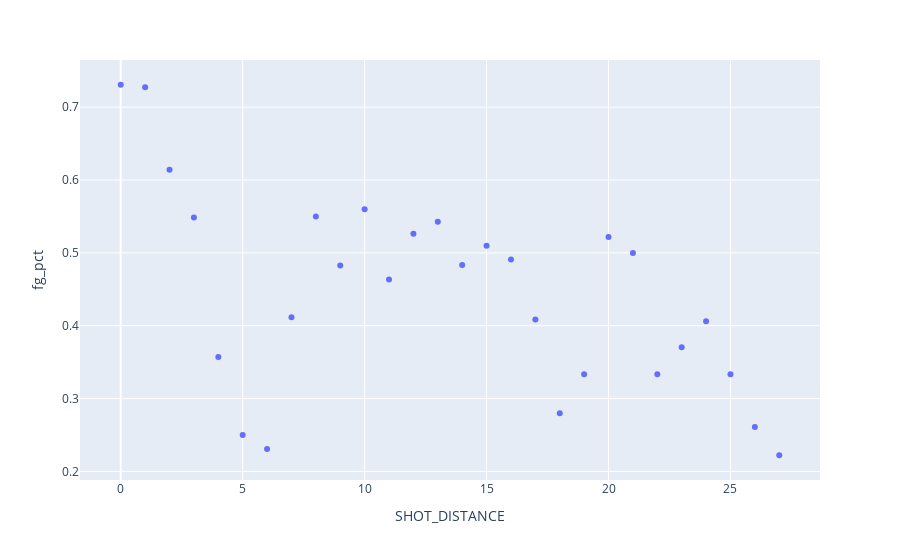

Notebook code for this chart:
### Code cell
fig = px.scatter(y, x="SHOT_DISTANCE", y="fg_pct")
fig.show()

### Figure 1 — Plotly figure (JSON) as saved in the notebook; plotly's stock layout.template omitted (floating-point values rounded to 4 significant figures)
{"data": [{"hovertemplate": "SHOT_DISTANCE=%{x}<br>fg_pct=%{y}<extra></extra>", "legendgroup": "", "marker": {"color": "#636efa", "symbol": "circle"}, "mode": "markers", "name": "", "orientation": "v", "showlegend": false, "type": "scatter", "x": [0, 1, 2, 3, 4, 5, 6, 7, 8, 9, 10, 11, 12, 13, 14, 15, 16, 17, 18, 19, 20, 21, 22, 23, 24, 25, 26, 27], "xaxis": "x", "y": [0.7308, 0.7273, 0.614, 0.5484, 0.3571, 0.25, 0.2308, 0.4118, 0.55, 0.4828, 0.56, 0.4634, 0.5263, 0.5429, 0.4833, 0.5098, 0.4909, 0.4085, 0.28, 0.3333, 0.5217, 0.5, 0.3333, 0.3704, 0.4062, 0.3333, 0.2609, 0.2222], "yaxis": "y"}], "layout": {"legend": {"tracegroupgap": 0}, "margin": {"t": 60}, "xaxis": {"anchor": "y", "domain": [0, 1], "title": {"text": "SHOT_DISTANCE"}}, "yaxis": {"anchor": "x", "domain": [0, 1], "title": {"text": "fg_pct"}}}}
